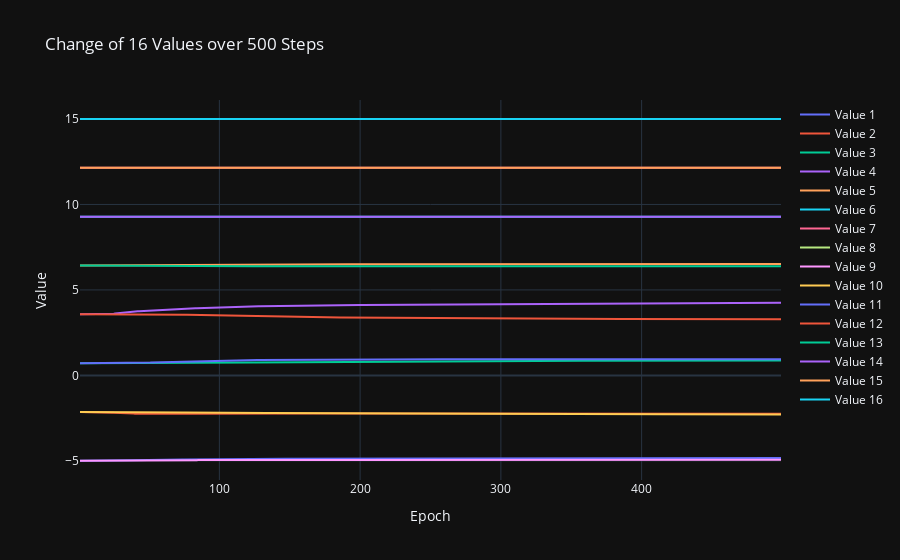

The notebook cell this image was saved under:
### Markdown cell above
## Vars

### Code cell
import numpy as np
import plotly.graph_objects as go


data = experiment_data_loader.experiment_data['000001']['repetition_data'][1]


means = []
for mean_idx in range(16):
    means.append(data[f"var{mean_idx}"])

    
data = np.stack(means, axis=1)

# Preparing data for plotting
epochs = np.arange(1, data.shape[0])
traces = []
for i in range(data.shape[1]):
    traces.append(go.Scatter(x=epochs, y=data[:, i], mode='lines', name=f'Value {i+1}'))

# Plotting with Plotly
layout = go.Layout(title='Change of 16 Values over 500 Steps',
                   xaxis=dict(title='Epoch'),
                   yaxis=dict(title='Value'),
                   template='plotly_dark')

fig = go.Figure(data=traces, layout=layout)
fig.show()

### Figure 1 — Plotly figure (JSON) as saved in the notebook; plotly's stock layout.template omitted (floating-point values rounded to 4 significant figures; data arrays with more than 128 entries replaced by an {"elided": "..."} marker saying what was removed)
{"data": [{"mode": "lines", "name": "Value 1", "type": "scatter", "x": {"elided": "499 int values"}, "y": {"elided": "500 float values"}}, {"mode": "lines", "name": "Value 2", "type": "scatter", "x": {"elided": "499 int values"}, "y": {"elided": "500 float values"}}, {"mode": "lines", "name": "Value 3", "type": "scatter", "x": {"elided": "499 int values"}, "y": {"elided": "500 float values"}}, {"mode": "lines", "name": "Value 4", "type": "scatter", "x": {"elided": "499 int values"}, "y": {"elided": "500 float values"}}, {"mode": "lines", "name": "Value 5", "type": "scatter", "x": {"elided": "499 int values"}, "y": {"elided": "500 float values"}}, {"mode": "lines", "name": "Value 6", "type": "scatter", "x": {"elided": "499 int values"}, "y": {"elided": "500 float values"}}, {"mode": "lines", "name": "Value 7", "type": "scatter", "x": {"elided": "499 int values"}, "y": {"elided": "500 float values"}}, {"mode": "lines", "name": "Value 8", "type": "scatter", "x": {"elided": "499 int values"}, "y": {"elided": "500 int values"}}, {"mode": "lines", "name": "Value 9", "type": "scatter", "x": {"elided": "499 int values"}, "y": {"elided": "500 float values"}}, {"mode": "lines", "name": "Value 10", "type": "scatter", "x": {"elided": "499 int values"}, "y": {"elided": "500 float values"}}, {"mode": "lines", "name": "Value 11", "type": "scatter", "x": {"elided": "499 int values"}, "y": {"elided": "500 float values"}}, {"mode": "lines", "name": "Value 12", "type": "scatter", "x": {"elided": "499 int values"}, "y": {"elided": "500 float values"}}, {"mode": "lines", "name": "Value 13", "type": "scatter", "x": {"elided": "499 int values"}, "y": {"elided": "500 float values"}}, {"mode": "lines", "name": "Value 14", "type": "scatter", "x": {"elided": "499 int values"}, "y": {"elided": "500 float values"}}, {"mode": "lines", "name": "Value 15", "type": "scatter", "x": {"elided": "499 int values"}, "y": {"elided": "500 float values"}}, {"mode": "lines", "name": "Value 16", "type": "scatter", "x": {"elided": "499 int values"}, "y": {"elided": "500 int values"}}], "layout": {"title": {"text": "Change of 16 Values over 500 Steps"}, "xaxis": {"title": {"text": "Epoch"}}, "yaxis": {"title": {"text": "Value"}}}}
